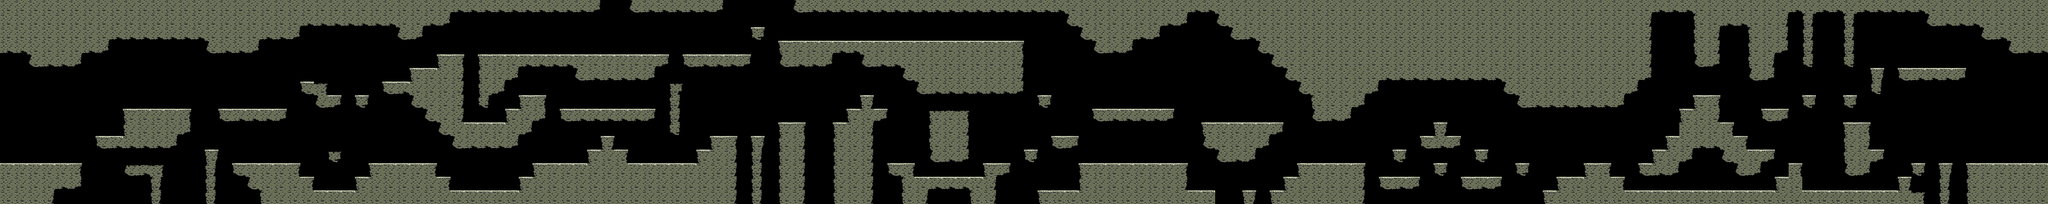

Rendered tile map (Tiled .tmx) drawn with the repository's tilesets; below, a short description and the map source with its tile grids summarised:
An orthogonal 150x15 tile map with 64x64 px tiles, 1 tile layer (Tile Layer 1).

<map version="1.0" orientation="orthogonal" width="150" height="15" tilewidth="64" tileheight="64">
 <tileset firstgid="1" name="Dirt-Tiles" tilewidth="64" tileheight="64">
  <image source="Dirt-Tiles.png" width="192" height="512" />
 </tileset>
 <layer name="Tile Layer 1" width="150" height="15">
  <data>[2250 cells, 999 non-empty, 23 distinct tile ids]</data>
 </layer>
</map>
